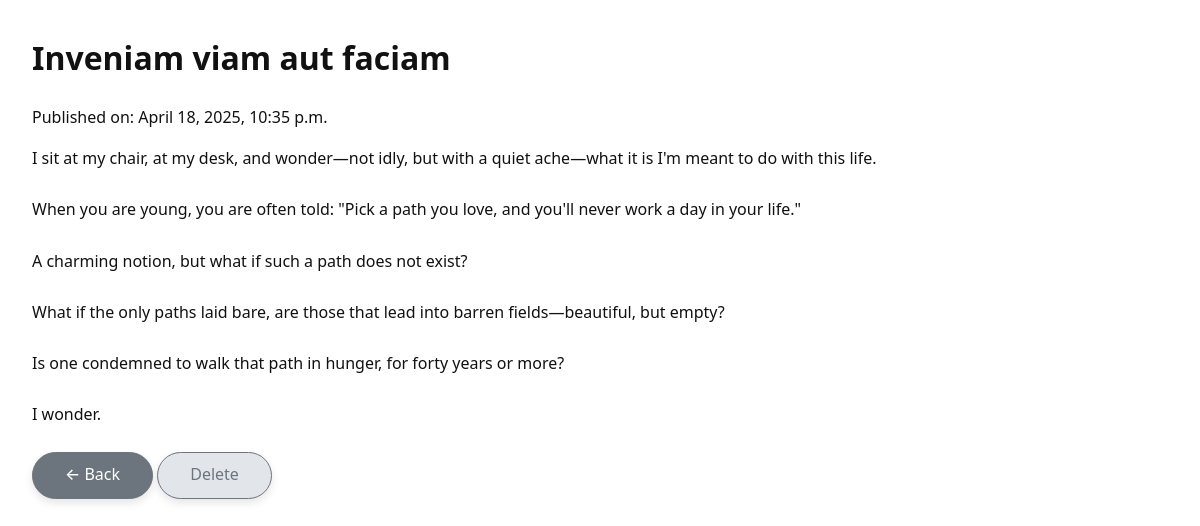
Screenshot of /post/3/ with the database file from the repository.
### blog/models.py (models this page shows, shortened)
class Post(models.Model):
    title = models.CharField(max_length=200)
    content = models.TextField()
    published_date = models.DateTimeField(auto_now_add=True)
    author = models.ForeignKey(User, on_delete=models.CASCADE, default=1)

### blog/views.py (the view)
# urls.py: path('post/<int:pk>/', views.post_detail, name='post_detail'),
def post_detail(request, pk):
    post = get_object_or_404(Post, pk=pk)
    return render(request, 'blog/post_detail.html', {'post': post})

### blog/templates/blog/post_detail.html (shortened to what this page needs)
{% load static %}
<!DOCTYPE html>
<html lang="en">
<head>
    <link rel="stylesheet" href="{% static 'css/styles_temp.css' %}">
</head>
<body>
    <h1>{{ post.title }}</h1>
    <p>Published on: {{ post.published_date }}</p>
    <p>{{ post.content|linebreaksbr }}</p>
    <a href="{% url 'post_list' %}" class="button button-primary">← Back</a>
    <a href="{% url 'delete_post' pk=post.pk %}" class="button button-danger">Delete</a>
</body>
</html>

### static/css/styles_temp.css (style rules this page uses)
body { font-family: system-ui, -apple-system, BlinkMacSystemFont, "Segoe UI", Roboto, sans-serif; margin: 2rem; padding: 0; background-color: #fff; color: #111; line-height: 1.6; }
a { text-decoration: none; display: inline-flex; align-items: center; justify-content: center; font-weight: 500; padding: 0.6rem 2rem; margin: 0.5rem 0; border-radius: 50px; font-size: 1rem; cursor: pointer; transition: background-color 0.2s ease, transform 0.2s ease; box-shadow: 0 4px 8px rgba(0, 0, 0, 0.1); }
.button-primary { background-color: #6c757d; color: white; border: 1px solid #6c757d; }
.button-danger { background-color: #e2e6ea; color: #6c757d; border: 1px solid #6c757d; }

### rows the page displays
Post: title "Inveniam viam aut faciam", published_date "April 18, 2025, 10:35 p.m.", content "I sit at my chair, at my desk, and wonder—not idly, but with a quiet ache—what it is I'm meant to do with this life. When you are young, you are often told: \"Pick a path you love, and you'll never work a day in your life.\" A charming notion, but what if such a path does not exist? What if the only paths laid bare, are those that lead into barren fields—beautiful, but empty? Is one condemned to walk that path in hunger, for forty years or more? I wonder."
